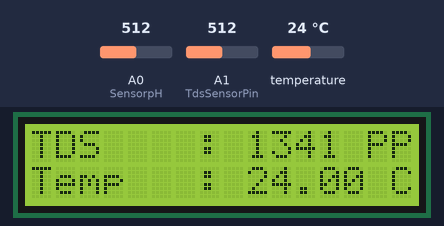
This sketch was run on a simulated Arduino Uno, built with avr-gcc and run on an emulated ATmega328P. On the bench: 16×2 character LCD. The test bench sets the inputs (shaded band); at power-on: temperature 24 °C, A0 (SensorpH) = 512, A1 (TdsSensorPin) = 512.

Above: at 3.5 s.
3.6 s: temperature set to 12 °C
At 11.0 s:
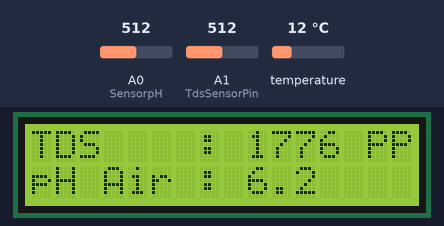
16.9 s: A0 (SensorpH) set to 716
At 23.2 s:
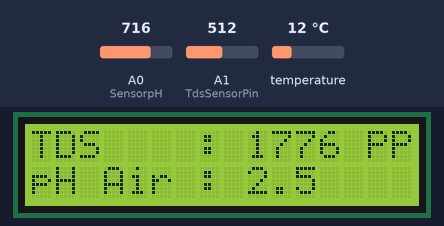
25.2 s: A1 (TdsSensorPin) set to 716
At 27.1 s:
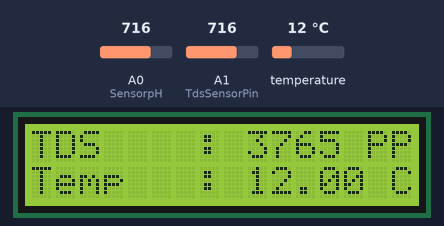
29.6 s: temperature set to 19 °C
At 33.3 s:
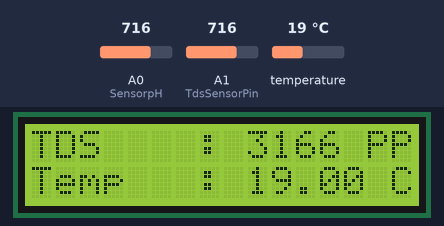
35.5 s: A0 (SensorpH) set to 900
At 40.5 s:
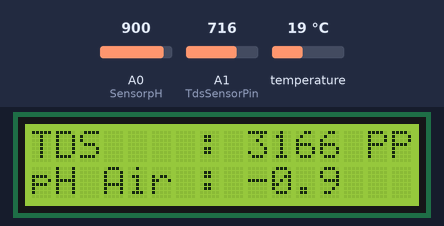
42.9 s: A1 (TdsSensorPin) set to 900
At 45.5 s:
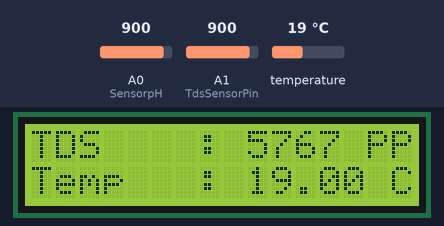
Timing chart, 0 to 47.0 s (numbered marks = the images above; inputs shaded):
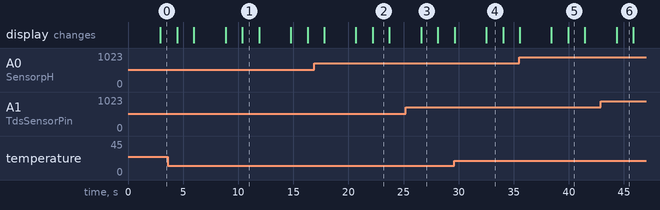

The sketch:

Arduino_Code.ino
```cpp
#include <SoftwareSerial.h>
#include <ArduinoJson.h>
SoftwareSerial nodemcu(5, 6);
#include <EEPROM.h>
#include "GravityTDS.h"
#include <LiquidCrystal_I2C.h> // Library for LCD
LiquidCrystal_I2C lcd(0x27, 16, 2); // I2C address 0x27, 16 column and 2 rows
#include <OneWire.h>
#include <DallasTemperature.h>
#define ONE_WIRE_BUS 2
#define TdsSensorPin A1
#define SensorpH A0
OneWire oneWire(ONE_WIRE_BUS);
GravityTDS gravityTds;
DallasTemperature sensors(&oneWire);
float tdsValue = 0;
float teganganPh7 = 2.3;   //Nilai kalibrasi
float teganganPh4 = 3.1;    //Nilai kalibrasi
float Po;

void setup()
{
    nodemcu.begin(9600);
    Serial.begin(9600);
    lcd.begin();
    sensors.begin();
    gravityTds.setPin(TdsSensorPin);
    gravityTds.setAref(5.0);
    gravityTds.setAdcRange(1024);
    gravityTds.begin();
}
void loop(){
  StaticJsonBuffer<1000> jsonBuffer;
  JsonObject& data = jsonBuffer.createObject();

  delay(1000);
  data["Tds"] = tdsValue;
  data["temperature"] = sensors.getTempCByIndex(0);
  data["Ph Air"] = Po;
  //Send data to NodeMCU
  data.printTo(nodemcu);
  jsonBuffer.clear();
  delay(1000);

    sensors.requestTemperatures();
    gravityTds.setTemperature(sensors.getTempCByIndex(0));
    gravityTds.update();
    tdsValue = gravityTds.getTdsValue();
    int sensorValue = analogRead(SensorpH);
  float voltage = sensorValue * (5.0 / 1023.0);
 Po = 7.00 + ((teganganPh7 - voltage) / ((teganganPh4 - teganganPh7)/3));

    lcd.setCursor(0, 0);
    lcd.print("TDS    : ");
    lcd.print(tdsValue,0);
    lcd.print(" PPM");

    lcd.setCursor(0, 1);
    lcd.print("Temp   : ");
    lcd.print(sensors.getTempCByIndex(0));
    lcd.print(" C");
    delay(1500);
    lcd.clear();

    lcd.setCursor(0, 0);
    lcd.print("TDS    : ");
    lcd.print(tdsValue,0);
    lcd.print(" PPM");
    lcd.setCursor(0, 1);
    lcd.print("pH Air : ");
    lcd.print(Po,1);
    delay(1500);
    lcd.clear();

}
```

Measured:
- what the display in image 1 shows lasts 1.5 s, from 10.4 s to 11.9 s
